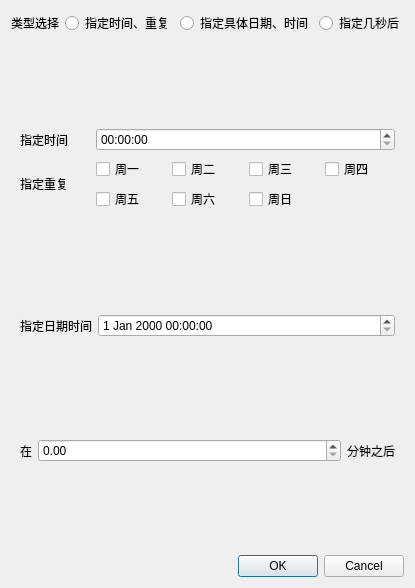
<?xml version="1.0" encoding="UTF-8"?>
<ui version="4.0">
 <class>Dialog_schedule</class>
 <widget class="QDialog" name="Dialog_schedule">
  <property name="geometry">
   <rect>
    <x>0</x>
    <y>0</y>
    <width>411</width>
    <height>588</height>
   </rect>
  </property>
  <property name="windowTitle">
   <string>Dialog</string>
  </property>
  <layout class="QGridLayout" name="gridLayout">
   <item row="9" column="0" colspan="4">
    <widget class="QDialogButtonBox" name="buttonBox">
     <property name="orientation">
      <enum>Qt::Horizontal</enum>
     </property>
     <property name="standardButtons">
      <set>QDialogButtonBox::Cancel|QDialogButtonBox::Ok</set>
     </property>
    </widget>
   </item>
   <item row="4" column="0" colspan="4">
    <widget class="QWidget" name="widget_datetime" native="true">
     <layout class="QGridLayout" name="gridLayout_3">
      <item row="0" column="0">
       <widget class="QLabel" name="label_5">
        <property name="sizePolicy">
         <sizepolicy hsizetype="Fixed" vsizetype="Preferred">
          <horstretch>0</horstretch>
          <verstretch>0</verstretch>
         </sizepolicy>
        </property>
        <property name="text">
         <string>指定日期时间</string>
        </property>
       </widget>
      </item>
      <item row="0" column="1">
       <widget class="QDateTimeEdit" name="dateTimeEdit"/>
      </item>
     </layout>
    </widget>
   </item>
   <item row="1" column="0" colspan="4">
    <spacer name="verticalSpacer_3">
     <property name="orientation">
      <enum>Qt::Vertical</enum>
     </property>
     <property name="sizeHint" stdset="0">
      <size>
       <width>20</width>
       <height>40</height>
      </size>
     </property>
    </spacer>
   </item>
   <item row="0" column="1">
    <widget class="QRadioButton" name="radioButton_type_time">
     <property name="text">
      <string>指定时间、重复</string>
     </property>
     <attribute name="buttonGroup">
      <string notr="true">buttonGroup_type</string>
     </attribute>
    </widget>
   </item>
   <item row="2" column="0" colspan="4">
    <widget class="QWidget" name="widget_time" native="true">
     <layout class="QGridLayout" name="gridLayout_2">
      <item row="1" column="3">
       <widget class="QCheckBox" name="checkBox_repeat_3">
        <property name="text">
         <string>周三</string>
        </property>
       </widget>
      </item>
      <item row="0" column="0">
       <widget class="QLabel" name="label_3">
        <property name="text">
         <string>指定时间</string>
        </property>
       </widget>
      </item>
      <item row="1" column="1">
       <widget class="QCheckBox" name="checkBox_repeat_1">
        <property name="text">
         <string>周一</string>
        </property>
       </widget>
      </item>
      <item row="1" column="2">
       <widget class="QCheckBox" name="checkBox_repeat_2">
        <property name="text">
         <string>周二</string>
        </property>
       </widget>
      </item>
      <item row="1" column="4">
       <widget class="QCheckBox" name="checkBox_repeat_4">
        <property name="text">
         <string>周四</string>
        </property>
       </widget>
      </item>
      <item row="2" column="1">
       <widget class="QCheckBox" name="checkBox_repeat_5">
        <property name="text">
         <string>周五</string>
        </property>
       </widget>
      </item>
      <item row="2" column="2">
       <widget class="QCheckBox" name="checkBox_repeat_6">
        <property name="text">
         <string>周六</string>
        </property>
       </widget>
      </item>
      <item row="2" column="3">
       <widget class="QCheckBox" name="checkBox_repeat_7">
        <property name="text">
         <string>周日</string>
        </property>
       </widget>
      </item>
      <item row="1" column="0" rowspan="2">
       <widget class="QLabel" name="label_4">
        <property name="text">
         <string>指定重复</string>
        </property>
       </widget>
      </item>
      <item row="0" column="1" colspan="4">
       <widget class="QTimeEdit" name="timeEdit"/>
      </item>
     </layout>
    </widget>
   </item>
   <item row="0" column="3">
    <widget class="QRadioButton" name="radioButton_type_after">
     <property name="text">
      <string>指定几秒后</string>
     </property>
     <attribute name="buttonGroup">
      <string notr="true">buttonGroup_type</string>
     </attribute>
    </widget>
   </item>
   <item row="8" column="0" colspan="4">
    <spacer name="verticalSpacer">
     <property name="orientation">
      <enum>Qt::Vertical</enum>
     </property>
     <property name="sizeType">
      <enum>QSizePolicy::Expanding</enum>
     </property>
     <property name="sizeHint" stdset="0">
      <size>
       <width>20</width>
       <height>40</height>
      </size>
     </property>
    </spacer>
   </item>
   <item row="5" column="0" colspan="4">
    <spacer name="verticalSpacer_4">
     <property name="orientation">
      <enum>Qt::Vertical</enum>
     </property>
     <property name="sizeHint" stdset="0">
      <size>
       <width>20</width>
       <height>40</height>
      </size>
     </property>
    </spacer>
   </item>
   <item row="6" column="0" colspan="4">
    <widget class="QWidget" name="widget_after" native="true">
     <layout class="QGridLayout" name="gridLayout_4">
      <item row="0" column="0">
       <widget class="QLabel" name="label_6">
        <property name="text">
         <string>在</string>
        </property>
       </widget>
      </item>
      <item row="0" column="1">
       <widget class="QDoubleSpinBox" name="doubleSpinBox_after">
        <property name="sizePolicy">
         <sizepolicy hsizetype="Expanding" vsizetype="Fixed">
          <horstretch>0</horstretch>
          <verstretch>0</verstretch>
         </sizepolicy>
        </property>
       </widget>
      </item>
      <item row="0" column="2">
       <widget class="QLabel" name="label_7">
        <property name="text">
         <string>分钟之后</string>
        </property>
       </widget>
      </item>
     </layout>
    </widget>
   </item>
   <item row="0" column="2">
    <widget class="QRadioButton" name="radioButton_type_datetime">
     <property name="text">
      <string>指定具体日期、时间</string>
     </property>
     <attribute name="buttonGroup">
      <string notr="true">buttonGroup_type</string>
     </attribute>
    </widget>
   </item>
   <item row="3" column="0" colspan="4">
    <spacer name="verticalSpacer_2">
     <property name="orientation">
      <enum>Qt::Vertical</enum>
     </property>
     <property name="sizeHint" stdset="0">
      <size>
       <width>20</width>
       <height>40</height>
      </size>
     </property>
    </spacer>
   </item>
   <item row="0" column="0">
    <widget class="QLabel" name="label_2">
     <property name="text">
      <string>类型选择</string>
     </property>
    </widget>
   </item>
  </layout>
 </widget>
 <resources/>
 <connections>
  <connection>
   <sender>buttonBox</sender>
   <signal>accepted()</signal>
   <receiver>Dialog_schedule</receiver>
   <slot>accept()</slot>
   <hints>
    <hint type="sourcelabel">
     <x>248</x>
     <y>254</y>
    </hint>
    <hint type="destinationlabel">
     <x>157</x>
     <y>274</y>
    </hint>
   </hints>
  </connection>
  <connection>
   <sender>buttonBox</sender>
   <signal>rejected()</signal>
   <receiver>Dialog_schedule</receiver>
   <slot>reject()</slot>
   <hints>
    <hint type="sourcelabel">
     <x>316</x>
     <y>260</y>
    </hint>
    <hint type="destinationlabel">
     <x>286</x>
     <y>274</y>
    </hint>
   </hints>
  </connection>
 </connections>
 <buttongroups>
  <buttongroup name="buttonGroup_type"/>
 </buttongroups>
</ui>
